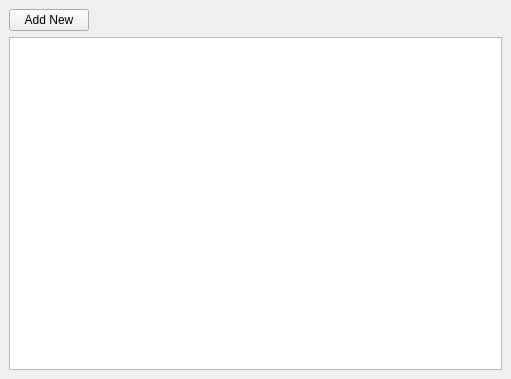
<?xml version="1.0" encoding="UTF-8"?>
<ui version="4.0">
 <class>SalesReps</class>
 <widget class="QMainWindow" name="SalesReps">
  <property name="geometry">
   <rect>
    <x>0</x>
    <y>0</y>
    <width>511</width>
    <height>379</height>
   </rect>
  </property>
  <property name="windowTitle">
   <string>Sales Reps</string>
  </property>
  <property name="windowIcon">
   <iconset resource="../MegvelERP/src/res.qrc">
    <normaloff>:/images/zippedFile.png</normaloff>:/images/zippedFile.png</iconset>
  </property>
  <widget class="QWidget" name="centralwidget">
   <layout class="QVBoxLayout" name="verticalLayout">
    <item>
     <layout class="QHBoxLayout" name="horizontalLayout">
      <item>
       <widget class="QPushButton" name="cmdAddNew">
        <property name="text">
         <string>Add New</string>
        </property>
       </widget>
      </item>
      <item>
       <spacer name="horizontalSpacer">
        <property name="orientation">
         <enum>Qt::Horizontal</enum>
        </property>
        <property name="sizeHint" stdset="0">
         <size>
          <width>40</width>
          <height>20</height>
         </size>
        </property>
       </spacer>
      </item>
     </layout>
    </item>
    <item>
     <widget class="CustomQueryView" name="treeView"/>
    </item>
   </layout>
  </widget>
 </widget>
 <customwidgets>
  <customwidget>
   <class>CustomQueryView</class>
   <extends>QTreeView</extends>
   <header>customqueryview.h</header>
  </customwidget>
 </customwidgets>
 <resources>
  <include location="../MegvelERP/src/res.qrc"/>
 </resources>
 <connections/>
</ui>
